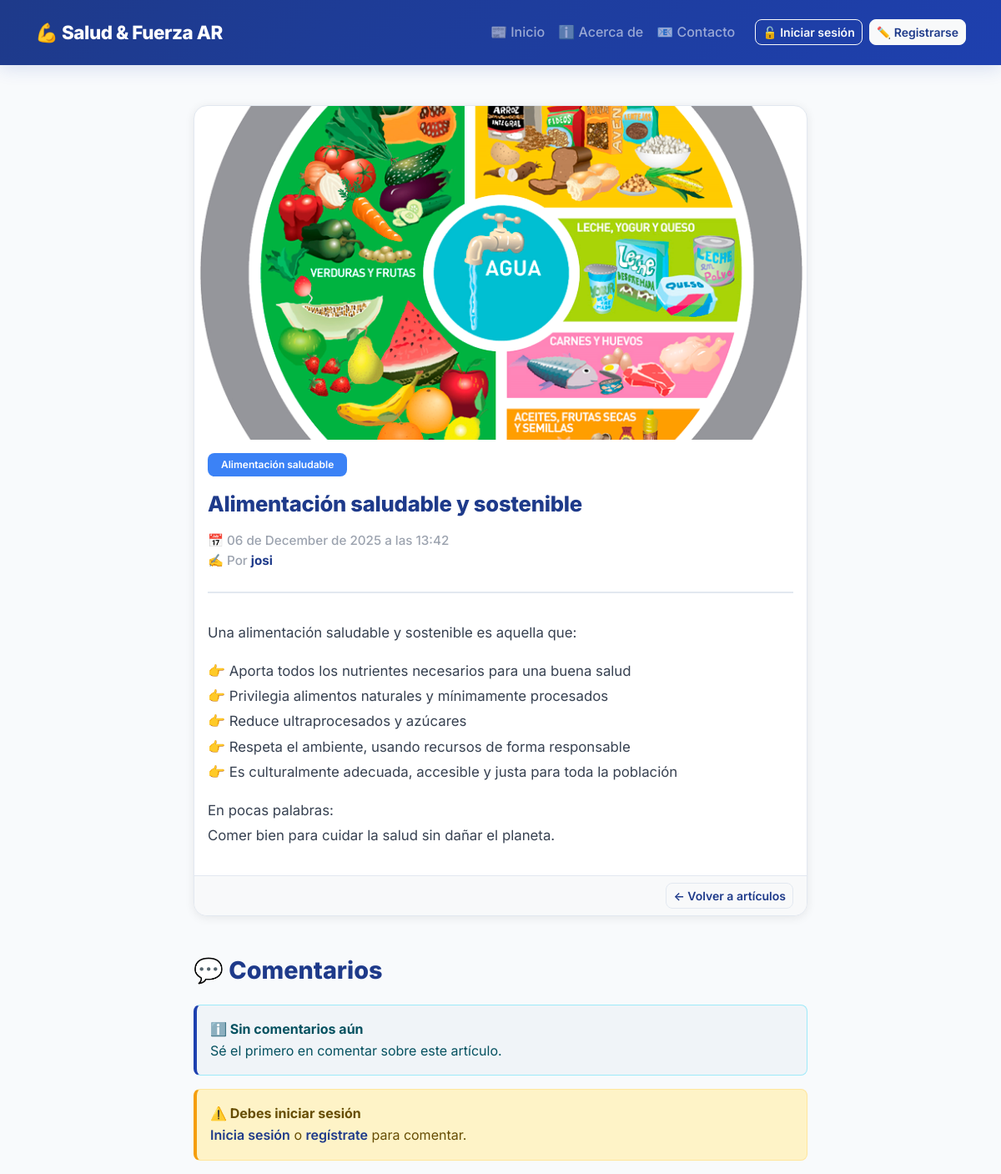
/post/alimentacion-saludable-y-sostenible/, run on the app's committed database.
### blog/models.py (models this page shows, shortened)
class Post(models.Model):
    title = models.CharField(max_length=200)
    slug = models.SlugField(unique=True, blank=True)
    category = models.ForeignKey(Category, on_delete=models.CASCADE, related_name='posts')
    author = models.ForeignKey(User, on_delete=models.CASCADE, related_name='posts')
    content = models.TextField()
    image = models.ImageField(upload_to='posts/', blank=True, null=True, help_text="Imagen principal del artículo")
    created_at = models.DateTimeField(auto_now_add=True)
    updated_at = models.DateTimeField(auto_now=True)
    is_published = models.BooleanField(default=True)
    class Meta:
        verbose_name_plural = "Posts"
        ordering = ['-created_at']

class Category(models.Model):
    name = models.CharField(max_length=100, unique=True)
    slug = models.SlugField(unique=True, blank=True)
    class Meta:
        verbose_name_plural = "Categorías"
        ordering = ['name']

### blog/views.py (the view)
# urls.py: path('post/<slug:slug>/', views.post_detail, name='post_detail'),
def post_detail(request, slug):
    post = get_object_or_404(Post, slug=slug, is_published=True)
    comments = post.comments.filter(is_active=True).order_by('created_at')
    if request.method == 'POST':
        if not request.user.is_authenticated:
            messages.error(request, 'Debes iniciar sesión para comentar.')
            return redirect('login')
        form = CommentForm(request.POST)
        if form.is_valid():
            comment = form.save(commit=False)
            comment.post = post
            comment.author = request.user
            comment.save()
            messages.success(request, 'Tu comentario fue publicado.')
            return redirect(post.get_absolute_url())
    else:
        form = CommentForm()
    return render(request, 'blog/post_detail.html', {'post': post, 'comments': comments, 'form': form})

### blog/templates/blog/post_detail.html (shortened to what this page needs)
{% extends "blog/base.html" %}
{% block content %}
  <div class="row justify-content-center">
    <div class="col-lg-8">
      <div class="card card-post mb-4">
        {% if post.image %}
          <div style="width: 100%; height: 400px; overflow: hidden; border-radius: 1rem 1rem 0 0;">
            <img src="{{ post.image.url }}" alt="{{ post.title }}" class="card-post-image" style="width: 100%; height: 100%; object-fit: cover;">
          </div>
        {% else %}
          <div style="width: 100%; height: 400px; background: linear-gradient(135deg, #1e40af 0%, #3b82f6 100%); border-radius: 1rem 1rem 0 0; display: flex; align-items: center; justify-content: center;">
            <span style="font-size: 6rem; opacity: 0.2;">📄</span>
          </div>
        {% endif %}
        <div class="card-body">
          <div class="d-flex align-items-center justify-content-between mb-3">
            <div>
              {% if post.category %}
                <span class="badge bg-primary">
                  {{ post.category.name }}
                </span>
              {% endif %}
            </div>
          </div>
          <h1 class="card-title mb-3">{{ post.title }}</h1>
          <div style="border-bottom: 2px solid #e2e8f0; padding-bottom: 1.5rem; margin-bottom: 2rem;">
            <p class="text-muted-date mb-0">
              📅 {{ post.created_at|date:"d \d\e F \d\e Y" }} a las {{ post.created_at|date:"H:i" }}<br>
              ✍️ Por <strong style="color: var(--primary-dark);">{{ post.author.username }}</strong>
            </p>
          </div>
          <div class="card-text" style="font-size: 1.05rem; line-height: 1.8; color: #374151;">
            {{ post.content|linebreaks }}
          </div>
        </div>
        <div class="card-footer bg-light d-flex justify-content-between align-items-center">
          <a href="{% url 'blog:home' %}" class="btn btn-outline-secondary btn-sm" style="font-weight: 600;">
            ← Volver a artículos
          </a>
        </div>
      </div>
      <div class="mt-5">
        <h2 class="mb-4" style="font-weight: 800; color: var(--primary-dark); font-size: 1.8rem;">💬 Comentarios</h2>
        {% if comments %}
          <div class="mb-4">
            {% for comment in comments %}
              <div class="card mb-3" style="border: 1px solid #e2e8f0; border-radius: 0.75rem; transition: all 0.3s ease;">
                <div class="card-body">
                  <div class="d-flex justify-content-between align-items-start mb-2">
                    <div>
                      <strong style="color: var(--primary-dark); font-size: 1.05rem;">{{ comment.author.username }}</strong>
                      <span class="text-muted-date"> · {{ comment.created_at|date:"d/m/Y H:i" }}</span>
                    </div>
                    <div>
                      {% if user.is_authenticated %}
                        {% if comment.author == user %}
                          <a href="{% url 'blog:comment_edit' comment.pk %}" class="btn btn-sm btn-link" style="font-weight: 500;">Editar</a>
                          <a href="{% url 'blog:comment_delete' comment.pk %}" class="btn btn-sm btn-link text-danger" style="font-weight: 500;">Borrar</a>
                        {% elif user.is_superuser %}
                          <a href="{% url 'blog:comment_edit' comment.pk %}" class="btn btn-sm btn-link" style="font-weight: 500;">Editar</a>
                          <a href="{% url 'blog:comment_delete' comment.pk %}" class="btn btn-sm btn-link text-danger" style="font-weight: 500;">Borrar</a>
                        {% elif post.author == user %}
                          {% if user.profile and user.profile.is_collaborator %}
                            <a href="{% url 'blog:comment_edit' comment.pk %}" class="btn btn-sm btn-link" style="font-weight: 500;">Editar</a>
                            <a href="{% url 'blog:comment_delete' comment.pk %}" class="btn btn-sm btn-link text-danger" style="font-weight: 500;">Borrar</a>
                          {% endif %}
                        {% endif %}
                      {% endif %}
                    </div>
                  </div>
                  <div class="mt-2" style="color: #374151; line-height: 1.6;">
                    {{ comment.content|linebreaks }}
                  </div>
                </div>
              </div>
            {% endfor %}
          </div>
        {% else %}
          <div class="alert alert-info" style="border-left: 4px solid var(--primary); background-color: #f0f4f8; border-radius: 0.5rem;">
            <strong>ℹ️ Sin comentarios aún</strong><br>
            Sé el primero en comentar sobre este artículo.
          </div>
        {% endif %}
        {% if user.is_authenticated %}
          <div class="card" style="border-radius: 1rem; border: 1px solid #e2e8f0; margin-top: 2rem; box-shadow: 0 2px 12px rgba(0,0,0,0.08);">
            <div class="card-body">
              <h5 class="card-title mb-4" style="font-weight: 700; color: var(--primary-dark);">Dejar un comentario</h5>
              <form method="post">
                {% csrf_token %}
                {{ form.non_field_errors }}
                <div class="mb-3">
                  {{ form.content }}
                  {% for error in form.content.errors %}
                    <div class="text-danger small mt-1">{{ error }}</div>
                  {% endfor %}
                </div>
                <button class="btn btn-primary" type="submit" style="font-weight: 600; padding: 0.6rem 1.5rem;">
                  📤 Enviar comentario
                </button>
              </form>
            </div>
          </div>
        {% else %}
          <div class="alert alert-warning" style="border-left: 4px solid #f59e0b; background-color: #fef3c7; border-radius: 0.5rem;">
            <strong>⚠️ Debes iniciar sesión</strong><br>
            <a href="{% url 'login' %}" style="color: var(--primary-dark); font-weight: 600;">Inicia sesión</a> o
            <a href="{% url 'blog:signup' %}" style="color: var(--primary-dark); font-weight: 600;">regístrate</a> para comentar.
          </div>
        {% endif %}
      </div>
    </div>
  </div>
{% endblock %}

### blog/templates/blog/base.html (style rules this page uses)
:root { --primary: #1e40af; --primary-light: #3b82f6; --primary-dark: #1e3a8a; --accent: #10b981; --muted: #6c757d; --surface: #ffffff; --bg: #f8fafc; --border: #e2e8f0; }
html,body { height:100%; }
body { background-color: var(--bg); font-family: 'Inter', system-ui, -apple-system, 'Segoe UI', Roboto, 'Helvetica Neue', Arial; color: #1f2937; -webkit-font-smoothing:antialiased; -moz-osx-font-smoothing:grayscale; line-height: 1.6; }
.card-post { border-radius: 1rem; box-shadow: 0 2px 12px rgba(0, 0, 0, 0.08); border: 1px solid var(--border); background: var(--surface); transition: all 0.4s cubic-bezier(0.4, 0, 0.2, 1); overflow: hidden; }
.card-post .card-title { color: var(--primary-dark); font-weight: 800; font-size: 1.6rem; line-height: 1.3; letter-spacing: -0.01em; }
.card-post .badge { font-weight: 600; padding: 0.5rem 1rem; border-radius: 0.5rem; background-color: var(--primary-light) !important; color: white; }
.card-post-image { width: 100%; height: 320px; object-fit: cover; display: block; }
.form-select, .btn { font-family: inherit; border-radius: 0.5rem; }
.btn-outline-secondary { border-color: var(--border); color: var(--primary-dark); font-weight: 600; transition: all 0.3s ease; }
.card-footer { background-color: #f9fafb; border-top: 1px solid var(--border); }
.text-muted-date { color: #9ca3af; font-size: 0.95rem; font-weight: 500; }
.badge { font-weight: 600; padding: 0.4rem 0.8rem; border-radius: 0.4rem; }
* { transition: background-color 0.3s ease, color 0.3s ease, border-color 0.3s ease; }
a { color: var(--primary); text-decoration: none; }
.card { border: 1px solid var(--border); box-shadow: 0 2px 12px rgba(0, 0, 0, 0.08); }

### data on the page
Post: image (picture), category.name "Alimentación saludable", title "Alimentación saludable y sostenible", created_at "06 de December de 2025", created_at "13:42", author.username "josi", content "Una alimentación saludable y sostenible es aquella que: 👉 Aporta todos los nutrientes necesarios para una buena salud 👉 Privilegia alimentos naturales y mínimamente procesados 👉 Reduce ultraprocesados y azúcares 👉 Respeta el ambiente, usando recursos de forma responsable 👉 Es culturalmente adecuada, accesible y justa para toda la población En pocas palabras: Comer bien para cuidar la salud sin dañar el planeta."
